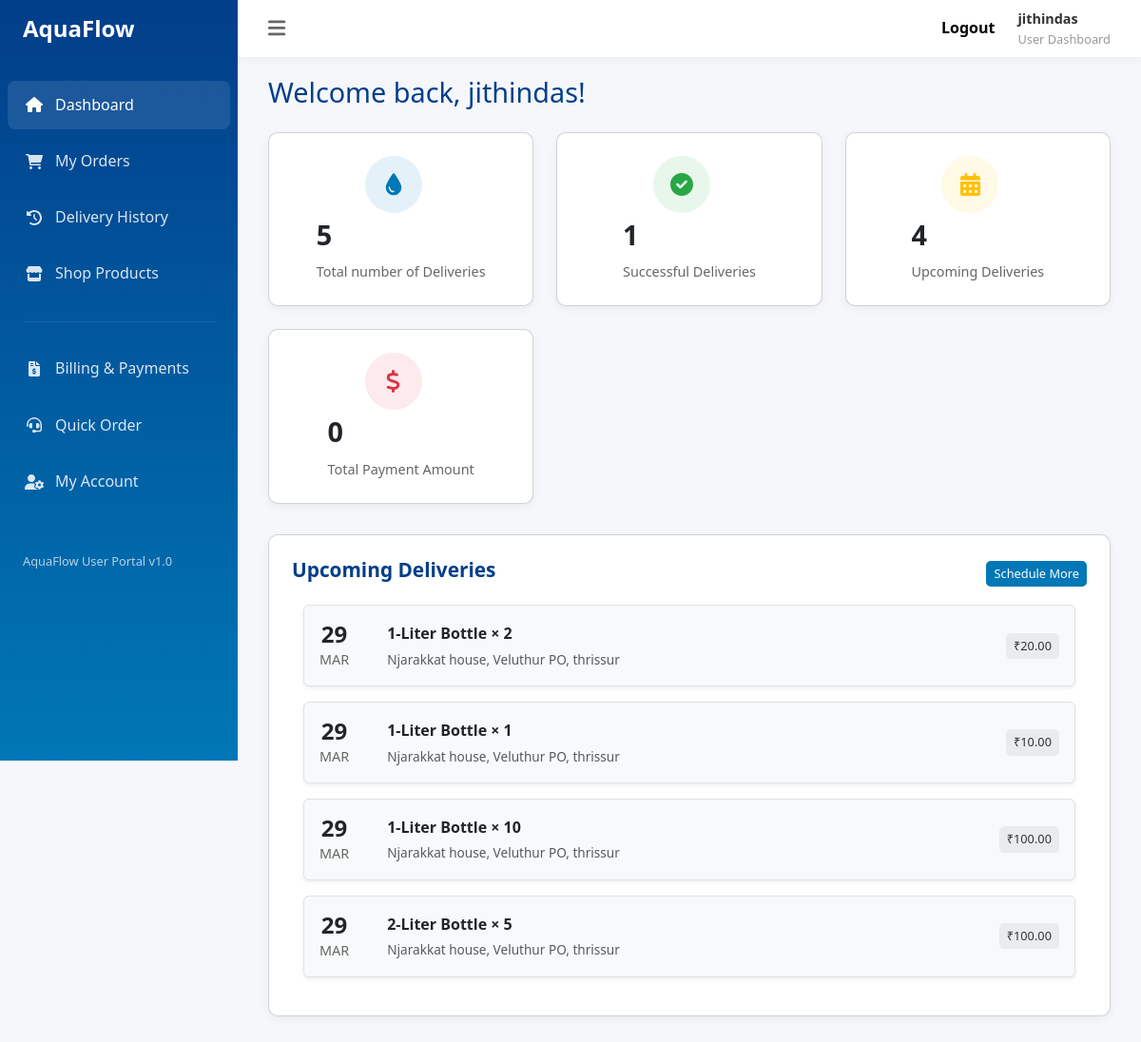
The page /user (signed in) on the database as committed earlier.
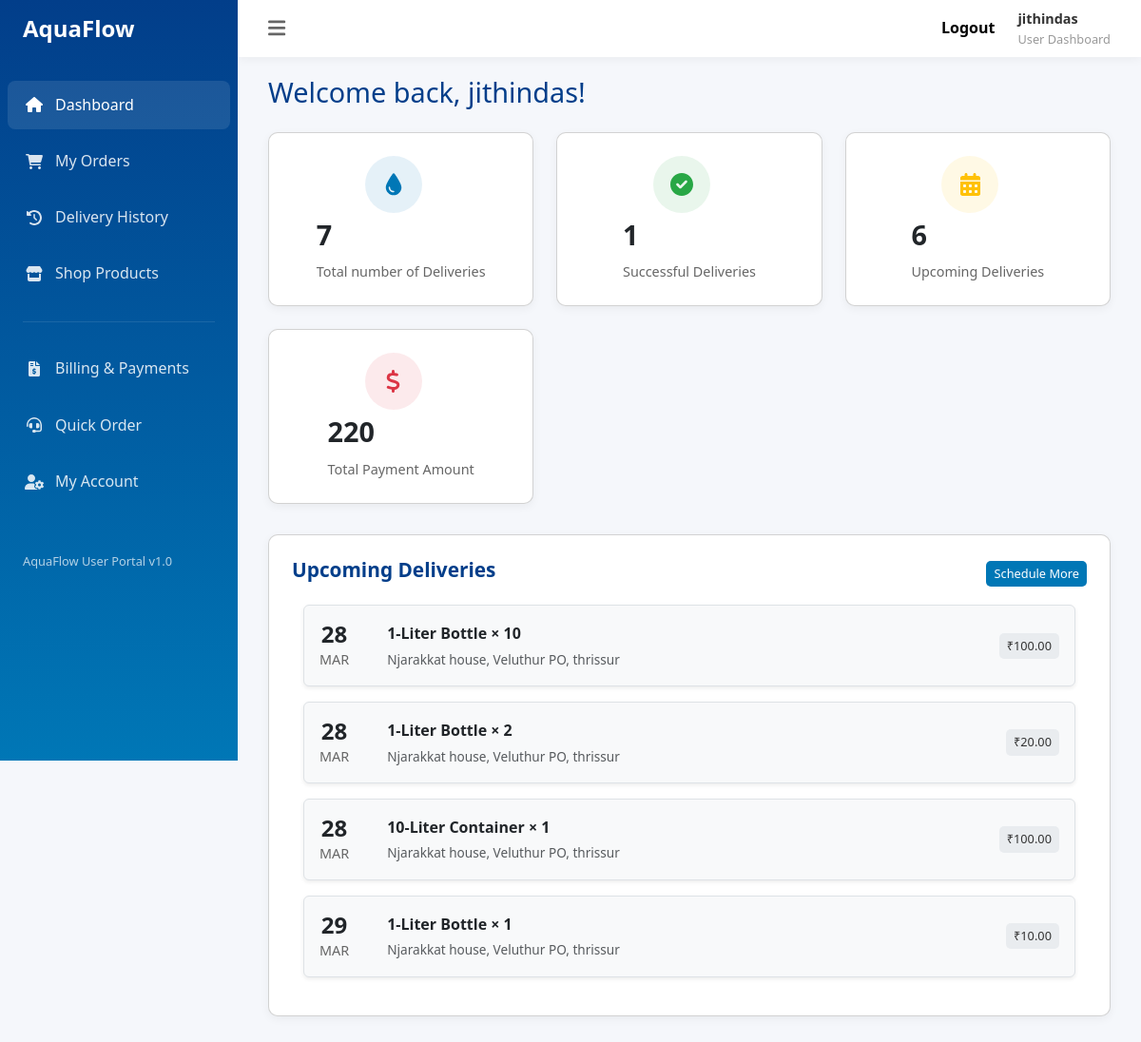
The same page on the database as committed later.
### app/models.py (models this page shows, shortened)
class Order(models.Model):
    STATUS_CHOICES = (
        ('Requested', 'Requested'),
        ('Pending', 'Pending'),
        ('Delivered', 'Delivered'),
        ('Cancelled', 'Cancelled'),
    )
    customer = models.ForeignKey(User, on_delete=models.CASCADE)
    product = models.ForeignKey(Product, on_delete=models.CASCADE)
    quantity = models.PositiveIntegerField()
    total_price = models.DecimalField(max_digits=10, decimal_places=2, blank=True, null=True)
    order_date = models.DateField()
    created_date=models.DateField(auto_now_add=True,null=True,blank=True)
    razorpay_order_id = models.CharField(max_length=100, blank=True, null=True)
    razorpay_payment_id = models.CharField(max_length=100, blank=True, null=True)
    razorpay_signature = models.CharField(max_length=100, blank=True, null=True)
    is_paid = models.BooleanField(default=False)
    status = models.CharField(
        max_length=20,
        choices=STATUS_CHOICES,
        default='Requested',
    )

class Product(models.Model):
    size = models.CharField(max_length=100)
    price = models.DecimalField(max_digits=10, decimal_places=2)
    description = models.TextField(null=True,blank=True)

class UserProfile_Model(models.Model):
    name=models.CharField(max_length=100,null=True)
    address=models.TextField(null=True)
    pincode = models.CharField(max_length=10)
    email=models.EmailField(null=True)
    phone_number=models.PositiveIntegerField(null=True)
    user=models.OneToOneField(User,on_delete=models.CASCADE)
    created_date=models.DateField(auto_now_add=True)
    updated_date=models.DateField(auto_now=True)
    is_active=models.BooleanField(default=True)

### app/views.py (the view)
# urls.py: path('user', User_View.as_view(),name='user'),
class User_View(View):
    def get(self,request,*args,**kwargs):
        orders_list = Order.objects.filter(customer=request.user).order_by('-id')[:4]
        total_orders = Order.objects.filter(customer=request.user).count()
        successful_deliveries = Order.objects.filter(customer=request.user, status="Delivered").count()
        upcoming_deliveries = Order.objects.filter(customer=request.user, status__in=["Requested", "Pending"]).count()
        total_spent = Order.objects.filter(customer=request.user, is_paid=True).aggregate(total_amount=Sum('total_price'))['total_amount'] or 0
        return render(request,'user.html',{'orders_list':orders_list,'successful_deliveries':successful_deliveries,
                                           'total_orders':total_orders,'upcoming_deliveries':upcoming_deliveries,
                                           'total_spent':total_spent})

### app/templates/user.html (shortened to what the changed rows need)
<!DOCTYPE html>
<html lang="en">
<head>
    <link href="https://cdn.jsdelivr.net/npm/bootstrap@5.3.3/dist/css/bootstrap.min.css" rel="stylesheet"
>
    <link rel="stylesheet" href="https://cdn.jsdelivr.net/npm/bootstrap-icons@1.11.3/font/bootstrap-icons.min.css">
<link href="https://cdn.jsdelivr.net/npm/bootstrap@5.3.0/dist/css/bootstrap.min.css" rel="stylesheet">
</head>
<body>
    <aside class="sidebar">
        <div class="sidebar-header">
            <a class="sidebar_a" href="{% url 'home' %}">
                <h1>AquaFlow</h1>
            </a>
        </div>
    </aside>
    <div class="main-content">
        <main class="dashboard-content">
            {% block content %}
            <h1 class="page-title">Welcome back, {{request.user}}!</h1>
            <div class="dashboard-cards">
                <div class="card stat-card">
                    <div class="stat-detail">
                        <div class="stat-value">{{total_orders}}</div>
                        <div class="stat-label">Total number of Deliveries</div>
                    </div>
                </div>
                <div class="card stat-card">
                    <div class="stat-detail">
                        <div class="stat-value">{{upcoming_deliveries}}</div>
                        <div class="stat-label">Upcoming Deliveries</div>
                    </div>
                </div>
                <div class="card stat-card">
                    <div class="stat-detail">
                        <div class="stat-value">{{total_spent}}</div>
                        <div class="stat-label">Total Payment Amount</div>
                    </div>
                </div>
            </div>
            <div class="dashboard-cards">
                <div class="card">
                    <div class="section-header">
                        <h2 class="section-title">Upcoming Deliveries</h2>
                    </div>
                    <div class="container">
                        <div class="row">
                            {% for i in orders_list %}
                            <div class="col-12 mb-3">
                                <div class="d-flex align-items-center p-3 border rounded shadow-sm bg-light">
                                    <div class="me-3 text-center">
                                        <div class="delivery-day h4 mb-0">{{ i.order_date|date:"d" }}</div>
                                        <div class="delivery-month small">{{ i.order_date|date:"M" }}</div>
                                    </div>
                                    <div class="flex-grow-1 ms-4">
                                        <div class="delivery-title fw-bold">
                                             {{ i.product.size }} × {{ i.quantity }}
                                        </div>
                                        <div class="delivery-address text-muted">
                                            {{ i.customer.userprofile_model.address }}
                                        </div>
                                    </div>
                                    <button class="btn btn-secondary btn-sm">₹{{ i.total_price|default:"0.00" }}</button>
                                </div>
                            </div>
                            {% endfor %}
                        </div>
                    </div>
                </div>
            </div>
            {% endblock %}
        </main>
    </div>

Rows that differ between the two databases and show on the page:
removed Order: order_date "29", order_date "MAR", product.size "1-Liter Bottle", quantity "2", customer.userprofile_model.address "Njarakkat house, Veluthur PO, thrissur", total_price "20.00"
no longer on this page (row unchanged): Order: order_date "29", order_date "MAR", product.size "1-Liter Bottle", quantity "10", customer.userprofile_model.address "Njarakkat house, Veluthur PO, thrissur", total_price "100.00"
no longer on this page (row unchanged): Order: order_date "29", order_date "MAR", product.size "2-Liter Bottle", quantity "5", customer.userprofile_model.address "Njarakkat house, Veluthur PO, thrissur", total_price "100.00"
added Order: order_date "28", order_date "MAR", product.size "1-Liter Bottle", quantity "10", customer.userprofile_model.address "Njarakkat house, Veluthur PO, thrissur", total_price "100.00"
added Order: order_date "28", order_date "MAR", product.size "1-Liter Bottle", quantity "2", customer.userprofile_model.address "Njarakkat house, Veluthur PO, thrissur", total_price "20.00"
added Order: order_date "28", order_date "MAR", product.size "10-Liter Container", quantity "1", customer.userprofile_model.address "Njarakkat house, Veluthur PO, thrissur", total_price "100.00"
Other text that changed with them:
{{ total_orders }}: "5" → "7"
{{ upcoming_deliveries }}: "4" → "6"
{{ total_spent }}: "0" → "220"
